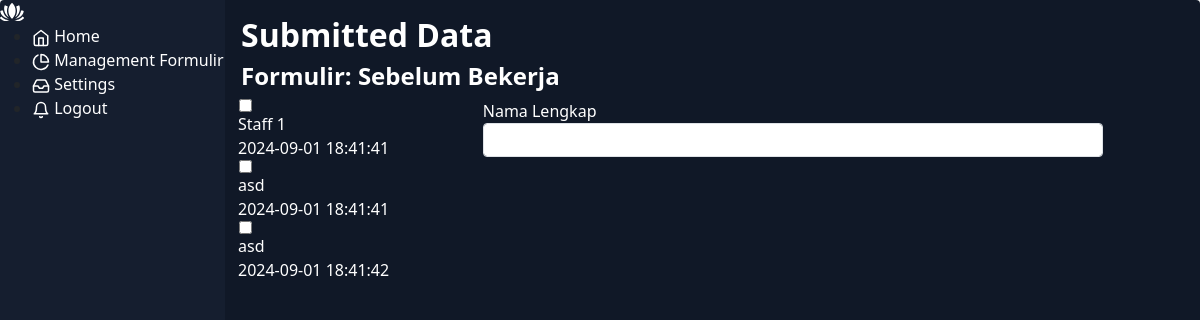
Screenshot of /display-data-formulir?id=7 with the database file from the repository.
### tables this page shows
CREATE TABLE IF NOT EXISTS `table_sebelum_bekerja` (
  `id` int(11) unsigned NOT NULL AUTO_INCREMENT,
  `text_1724664975892_0` varchar(75) NOT NULL,
  `button_1724664992810_0` varchar(75) NOT NULL,
  `username` varchar(75) NOT NULL,
  `date_created` timestamp NOT NULL DEFAULT current_timestamp() ON UPDATE current_timestamp(),
  PRIMARY KEY (`id`)
);

### application/controllers/Display.php (called while the page is built, shortened)
<?php
class Display extends CI_Controller {
	public function __construct(){
		$this->load->model('DBUser');
		$this->load->model('DBFormulir');
		$this->load->model('DBDynamic');
	}
	public function display_data_formulir(){
		$id = $this->input->get('id');
		$datana = $this->DBFormulir->getSpecific($id);
		$tableName = $datana->name;
		$tableName = str_replace(" ", "_", $tableName);
		$this->DBDynamic->update_table_name($tableName);
		$dataMentah = $this->DBDynamic->getAll();
		$dataAsak = $this->extractLabelOnly($datana);
		if(!empty($datana))
		$data = array(
			'code_json' => $datana->code_json,
			'form_name' => $datana->name,
			'data_header' => $dataAsak,
			'data_all' => $dataMentah
		);
		$this->load->view('display_data_formulir', $data);
	}
	private function extractLabelOnly($data1){
		$dataArray = json_decode($data1->code_json, true);
		$labels = [];
		foreach ($dataArray as $item) {
		    if (isset($item['label'])) {
		        $labels[] = $item['label'];
		    }
		}
		return $labels;
	}
}

### index.php (called while the page is built, shortened)
<?php
require_once BASEPATH.'core/CodeIgniter.php';

### application/models/DBDynamic.php (called while the page is built, shortened)
<?php
class DBDynamic extends CI_Model {
	private $table_name = "table_xxx";
	public function update_table_name($newName){
		$newName = str_replace(" ", "_", $newName);
		$newName = strtolower($newName);
		if(strpos($newName, 'table_') !== true){
			$this->table_name = "table_" . $newName;
		}else{
			$this->table_name = $newName;
		}
	return $this->table_name;
	}
	public function getAll() {
        $query = $this->db->get($this->table_name);
		 if ($query->num_rows() > 0) {
            return $query->result();
        } else {
            return false;
        }
    }
}

### application/models/DBFormulir.php (called while the page is built, shortened)
<?php
class DBFormulir extends CI_Model {
	private $table_name = "table_formulir";
	public function getSpecific($id){
        $data = array(
            'id'             => $id
        );
        $this->db->where($data);
        $query = $this->db->get($this->table_name);
       if ($query->num_rows() > 0) {
            return $query->row();
        }
        return false;
    }
}

### application/views/display_data_formulir.php (the view, shortened to what this page needs)
<link rel="stylesheet" type="text/css" href="/assets/css/style-dashboard.css">
<link href="/assets/css/bootstrap.min.css" rel="stylesheet">
<link href="/assets/css/display-data-formulir.css" rel="stylesheet">
<link rel="stylesheet" href="/assets/css/dataTables.dataTables.css" />
<div class="app-container">
  <div class="sidebar">
    <div class="sidebar-header">
      <div class="app-icon">
      </div>
    </div>
    <?php include('nav_bar_left.php'); ?>
  </div>
  <div class="app-content">
 <h2 class="text-putih" >Submitted Data </h2>
 <h4 class="text-putih">Formulir: <?= $form_name; ?></h4>
 <div class="row display" id="split-main">
 <div  class="col-md-3" id="split-container" >
  <ul class="box-side">
     <?php if(!empty($data_all)): ?>
       <?php foreach($data_all as $data => $val): ?>
         <?php $dataBaru = (array) $val; $tempData = array(); ?>
         <li class="item-menu" data-date-created="<?=$dataBaru['date_created'];?>">
          <input type="checkbox" value="<?=$dataBaru['id'];?>" >
        <?php $post = 0; $colNeeded1 = 1; $colNeeded2 = sizeof($dataBaru)-1 ; ?>
        <?php foreach($dataBaru as $data_in => $value): ?>
          <?php if(($post == $colNeeded1) || ($post == $colNeeded2)): ?>
                  <span class="item-list"><?= $value; ?> </span>
          <?php endif; $post++; $tempData[] = $value; ?>
        <?php endforeach; ?>
             </li>
      <?php endforeach; ?>
     <?php endif; ?>
 </ul>
 </div>
 <div class="col-md-8">
    <div id="form-render">
    </div>
 </div>
</div>
</div>

### assets/css/style-dashboard.css (style rules this page uses)
.text-putih { color : white; font-weight: bold; }
.sidebar { max-width: 225px; }
.app-content input { width: 50%; }
* { box-sizing: border-box; }
.app-container { border-radius: 4px; width: 100%; height: 100%; max-height: 100%; max-width: 1280px; display: flex; overflow: hidden; box-shadow: rgba(99, 99, 99, 0.2) 0px 2px 8px 0px; max-width: 2000px; margin: 0 auto; }

### assets/css/display-data-formulir.css (style rules this page uses)
#split-container { color: white !important; }
.box-side { list-style-type: none; margin-left: -35px !important; overflow-y: scroll; overflow-x: hidden; height: 200px; }
.item-menu { width: 175px; }
.item-menu > input { display: inline-block; width: 15px; text-align: left !important; }
.item-list { display: block; width: 200px; }

### rows the page displays
table_sebelum_bekerja: text_1724664975892_0 "Staff 1", date_created "2024-09-01 18:41:41"
table_sebelum_bekerja: text_1724664975892_0 "asd", date_created "2024-09-01 18:41:41"
table_sebelum_bekerja: text_1724664975892_0 "asd", date_created "2024-09-01 18:41:42"

### other values shown
$form_name "Sebelum Bekerja"
